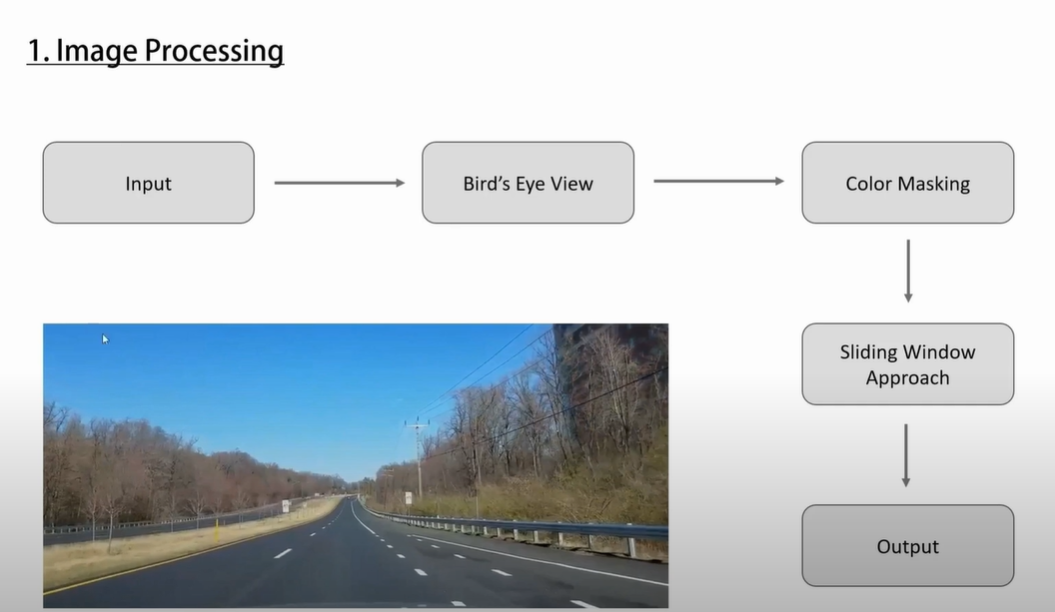
#> input picture .lessons/1 Lane Detection/8 Image Processing/1.png, 1055 x 612 px, given in place of road.mp4, which was not available
$ python detect_lane.py
#> lines starting #> are read from the running program, lines starting #| are printed output that depends on the picture; after the words box and inside, x2 and y2 are one past the last pixel; in counts of white or black regions, pixels touching at a corner belong together; pictures that were not available may be replaced by others from this repository, and a replacement may not be noted
# Quş baxışı görüntü aldıqdan sonra yol işarətlərini çıxartmaq, əldə etmək lazımdır. Buna maskalama əməliyyatı deyilir. Maskalamamı rəng üzərindən gərçəkləşdirə
# bilərik. Rəng üzərində maskalama etmək üçün isə, rənglər arasında keçidlər etmək lazımdır. Yəni, loru dildə deəsək məsələn, qırmıza çevirmək sonra o qırmızını
# sarıya çevirmək kimi. Əslində qırmızıya çevirmirik bu sadəcə bir misaldır.
#
# Rəngə əsaslanan maskalama əməliyyatlarında, HSV (hue, value, saturation) adlanan rəng orqanizasiyasından ( RGB, ARGB, CMYK kimi fərqli rəng orqanizasiyaları mövcuddur )
# istifadə edilir. Yəni ilk öncə HSV rəng orqanizasiyasına keçid etməliyik sonra isə istədiyimiz işarətləri maskalıya bilərik. Bəs düzgün HSV dəyərlərini necə əldə edə bilərik ?
# Bunun üçün fərqli qaydalardan istifadə edə bilərik: Məsələn, ağ rəngin HSV dəyərlərini əldə edə bilərik. Ancaq ən yaxşı yanaşma TRACKBAR istifadə etməkdir.

#  trackbar, bir görüntünün spesifik rəng aralığını təyin etmək və həmin rəngləri interaktiv şəkildə ayırmaq üçün istifadə olunur. Bunun üçün `createTrackbar()` metodu
# istifadə edilir.

# Qısaca, 1) görüntünü HSV formatına çevirəsiyik.
#         2) Sonra trackbar ilə uyğun HSV dəyərlərini tapıb, yol işarətlərini maskalayacağıq.

import cv2
import imutils
import numpy as np

top_left     = (230, 399)
bottom_left  = (133, 467)
top_right    = (385, 401)
bottom_right = (455, 462)

pts1 = np.float32([top_left, bottom_left, top_right, bottom_right])
pts2 = np.float32([ [0,0], [0,480], [640,0], [640,480] ])
color = (0, 255, 0)

path = "Lane Detection\\road.mp4"
cap = cv2.VideoCapture(path)
ret, frame = cap.read()
#> frame is the input picture: shape (612, 1055, 3); mean B, G, R 205.7, 201.1, 193.9

if ret == True:
    print("[INFO]... Shape", frame.shape)
#> (printed output is left out)
else:
    print("[INFO]... The video is not loaded successfully !")

while True:
    ret, frame = cap.read()
    frame = cv2.resize(frame, (640, 480))
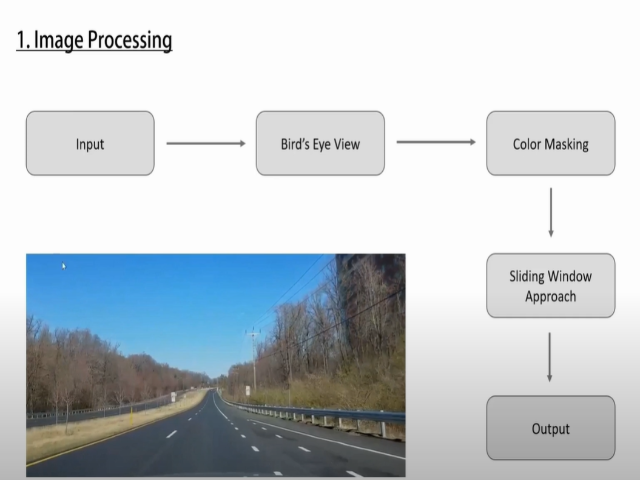
#> frame: shape (480, 640, 3); mean B, G, R 205.7, 201, 193.8
    frame_copy = frame.copy()

    cv2.circle(frame_copy, top_left,     5, color, -1)
#> frame_copy: shape (480, 640, 3); 0.03% of pixels changed, all inside (x1, y1, x2, y2) = (225, 394, 236, 405)
    cv2.circle(frame_copy, bottom_left,  5, color, -1)
#> frame_copy: shape (480, 640, 3); mean B, G, R 205.6, 201.1, 193.8
    cv2.circle(frame_copy, top_right,    5, color, -1)
#> frame_copy: shape (480, 640, 3); mean B, G, R 205.6, 201.1, 193.8
    cv2.circle(frame_copy, bottom_right, 5, color, -1)
#> frame_copy: shape (480, 640, 3); mean B, G, R 205.5, 201.2, 193.7

    matrix = cv2.getPerspectiveTransform(pts1, pts2)
    transformed_frame = cv2.warpPerspective(frame, matrix, (640, 480))
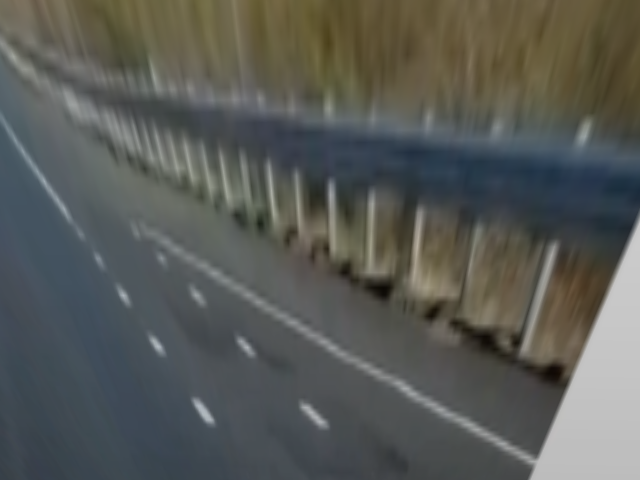
#> transformed_frame: shape (480, 640, 3); mean B, G, R 86.6, 90.8, 88.6

    # 1) Bu kod, transformed_frame adlı bir görüntünü RGB rəng modelindən (OpenCV-də BGR olaraq istifadə olunur) HSV (Hue, Saturation, Value) rəng modelinə çevirir.
    # cv2.cvtColor() funksiyası: rəng məkanını çevirmək üçün istifadə olunur.
    #       İlk parametr: Çevirmək istədiyiniz görüntü
    #       İkinci parametr: Hədəf rəng məkanını təyin edir (burada: cv2.COLOR_BGR2HSV).
    transformed_frame_hsv = cv2.cvtColor(transformed_frame, cv2.COLOR_BGR2HSV) # hsv variable adını transformed_frame_hsv adı ilə əvəz elədim ki, məntiqli olsun.
#> transformed_frame_hsv: shape (480, 640, 3); mean H, S, V 64.1, 48.7, 96.4

    # cv2.imshow('Frame', frame_copy)
    # 2) Aradakı fərqə baxa bilərik. Şəkil 1
    cv2.imshow("Bird's eye view - BGR", transformed_frame)
    cv2.imshow("Bird's eye view - HSV", transformed_frame_hsv) # hsv variable adını transformed_frame_hsv adı ilə əvəz elədim ki, məntiqli olsun.

    if cv2.waitKey(0) == 27:
#> (key Esc is pressed here)
        break
cv2.destroyAllWindows()

$ run again, on .lessons/1 Lane Detection/8 Image Processing/2.png
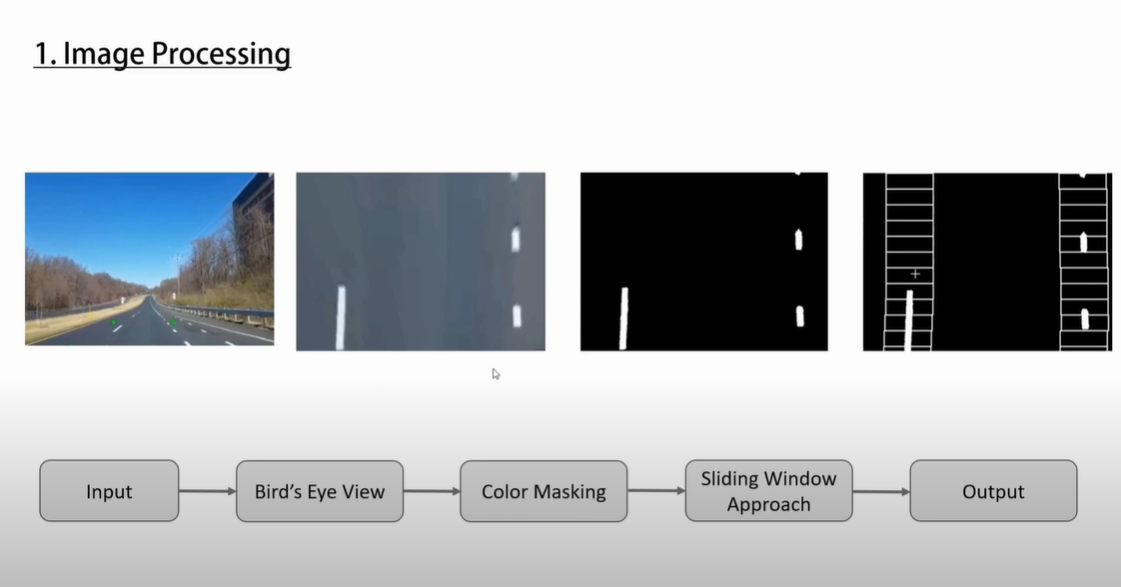
#> input picture .lessons/1 Lane Detection/8 Image Processing/2.png, 1121 x 587 px, given in place of road.mp4, which was not available
#> frame is the input picture: shape (587, 1121, 3); mean B, G, R 188.5, 185.6, 182.4
#> (printed output is left out)
#> `frame = cv2.resize(frame, (640, 480))`:
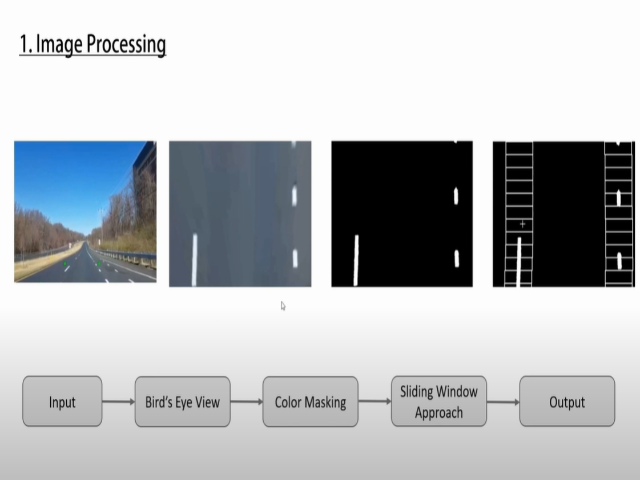
#> frame: shape (480, 640, 3); mean B, G, R 188.5, 185.5, 182.3
#> `transformed_frame = cv2.warpPerspective(frame, matrix, (640, 480))`:
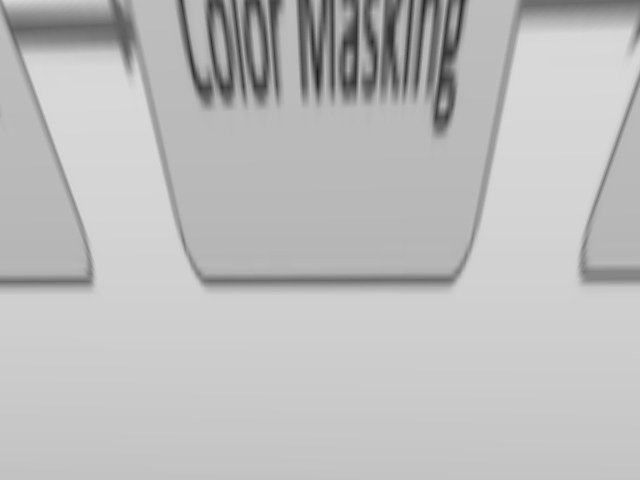
#> transformed_frame: shape (480, 640, 3); min 29, max 216, mean 188
#> transformed_frame_hsv: shape (480, 640, 3); mean H, S, V 0, 0, 188
